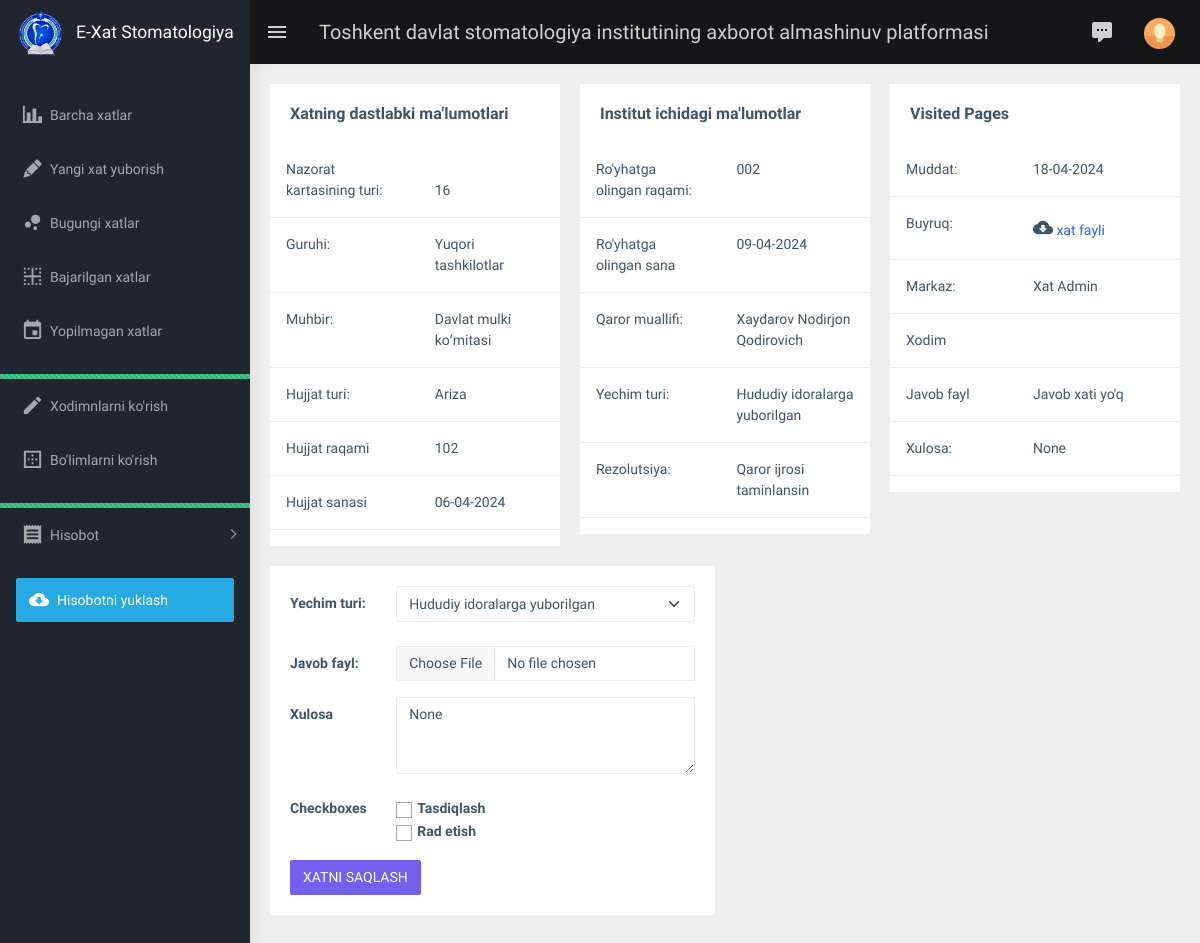
The page /manager-view/3/ (signed in) on the database as committed earlier.
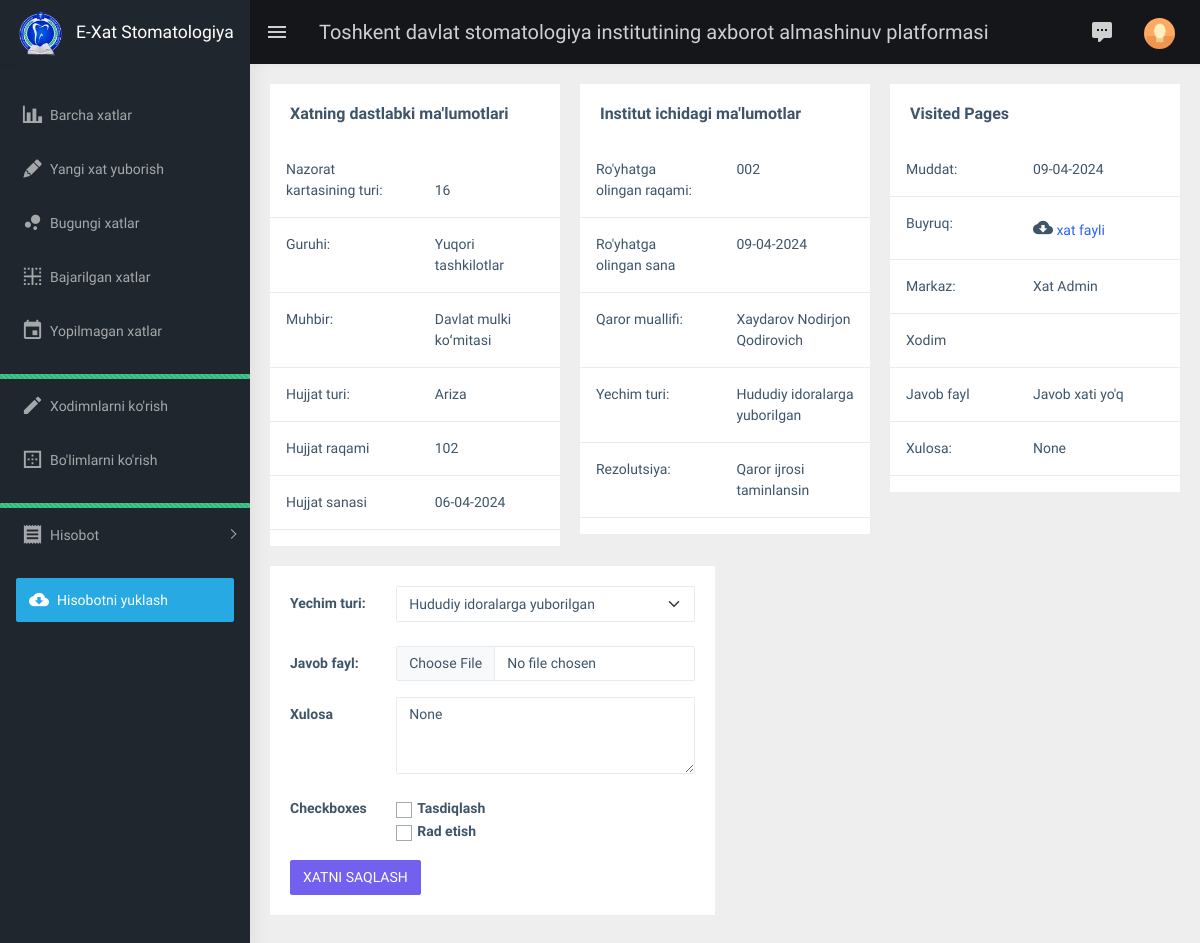
The same page on the database as committed later.
### main/models.py (models this page shows, shortened)
class Manager(models.Model):
    centers = models.ManyToManyField(Center, verbose_name="Markazlar")
    letter = models.ForeignKey(Letter, on_delete=models.SET_NULL, null=True, verbose_name="Xat")
    check_file = models.ForeignKey(CheckFile, on_delete=models.SET_NULL, null=True, verbose_name="So'rov file")
    control_file = models.ForeignKey(ControlFile, on_delete=models.SET_NULL, null=True, blank=True, verbose_name="Javob file")
    lifetime = models.DateField(verbose_name="Muddat")
    control = models.BooleanField(default=False, verbose_name="Tasdiqlash")
    @property
    def time_off(self):
        if not self.control_file and self.lifetime < datetime.now().date():
            return True
        else:
            return False

class Letter(models.Model):
    control_card = models.ForeignKey(ControlCard, on_delete=models.SET_NULL, null=True, verbose_name="Nazorat Kartasi")
    group = models.ForeignKey(Group, on_delete=models.SET_NULL, null=True, verbose_name="Guruh")
    reporter = models.ForeignKey(Reporter, on_delete=models.SET_NULL, null=True, verbose_name="Muxbir")
    document_type = models.ForeignKey(DocumentType, on_delete=models.SET_NULL, null=True, verbose_name="Hujjat turi")
    registration_date = models.DateField(verbose_name="Ro'yhatga olingan sana")
    registration_number = models.CharField(max_length=150, verbose_name="Ro'yhatga olingan raqam")
    document_number = models.CharField(max_length=150, verbose_name="Hujjat raqami")
    document_date = models.DateField(verbose_name="Hujjat sanasi")
    summary = models.TextField(verbose_name="Xulosa", null=True, blank=True)
    control = models.BooleanField(default=False, verbose_name="Boshqaruv")
    resolution = models.TextField(verbose_name="Rezolutsiya", null=True, blank=True)
    auth_resolution = models.ForeignKey(AuthorResolution, on_delete=models.SET_NULL, null=True,
                                        verbose_name="Qaror muallifi")
    type_solution = models.ForeignKey(TypeSolution, on_delete=models.SET_NULL, null=True, verbose_name="Yechim turi")
    create_at = models.DateTimeField(auto_now_add=True, verbose_name="Yaratilgan vaqt")
    update_at = models.DateTimeField(auto_now=True, verbose_name="O'zgartirilgan vaqt")

class ControlCard(models.Model):  # Тип РКК
    name = models.CharField(max_length=256, verbose_name="Nazorat kartasi turi")
    create_at = models.DateTimeField(auto_now_add=True, verbose_name="Yaratilgan vaqt")
    update_at = models.DateTimeField(auto_now=True, verbose_name="O'zgartirilgan vaqt")
    def __str__(self):
        return f"{self.name}"

class Group(models.Model):
    name = models.CharField(max_length=255, verbose_name="Guruhi")
    create_at = models.DateTimeField(auto_now_add=True, verbose_name="Yaratilgan vaqt")
    update_at = models.DateTimeField(auto_now=True, verbose_name="O'zgartirilgan vaqt")
    def __str__(self):
        return f"{self.name}"

class Reporter(models.Model):  # Корреспондент Muhbir
    name = models.CharField(max_length=255, verbose_name="Muhbir")
    create_at = models.DateTimeField(auto_now_add=True, verbose_name="Yaratilgan vaqt")
    update_at = models.DateTimeField(auto_now=True, verbose_name="O'zgartirilgan vaqt")
    def __str__(self):
        return f"{self.name}"

class DocumentType(models.Model):  # Тип документа Hujjat turi
    name = models.CharField(max_length=255, verbose_name="Hujjat turi")
    create_at = models.DateTimeField(auto_now_add=True, verbose_name="Yaratilgan vaqt")
    update_at = models.DateTimeField(auto_now=True, verbose_name="O'zgartirilgan vaqt")
    def __str__(self):
        return f"{self.name}"

class AuthorResolution(models.Model):  # Автор резолюции Qaror muallifi
    name = models.CharField(max_length=255, verbose_name="Qaror muallifi")
    create_at = models.DateTimeField(auto_now_add=True, verbose_name="Yaratilgan vaqt")
    update_at = models.DateTimeField(auto_now=True, verbose_name="O'zgartirilgan vaqt")
    def __str__(self):
        return f"{self.name}"

class TypeSolution(models.Model): # Вид решения Yechim turi
    name = models.CharField(max_length=255, verbose_name="Yechim turi")
    create_at = models.DateTimeField(auto_now_add=True, verbose_name="Yaratilgan vaqt")
    update_at = models.DateTimeField(auto_now=True, verbose_name="O'zgartirilgan vaqt")
    def __str__(self):
        return f"{self.name}"

### main/views.py (the view)
# urls.py: path('manager-view/<int:manager_id>/', views.view_manager, name='manager-view'),
@login_required
def view_manager(request, manager_id):
    if request.method == 'POST':
        if request.user.is_superuser:
            return update_manager(request, manager_id)
    content = content_need(request)
    manager = Manager.objects.get(id=manager_id)
    content['manager'] = manager
    content['type_solutions'] = TypeSolution.objects.all()
    return render(request, 'main/home_update.html', context=content)

### main/models.py (called while the page is built)
    def __str__(self):
        return f"{self.name}"

    def user_is_status(self):
        return self.user.is_superuser

### templates/main/home_update.html (shortened to what the changed rows need)
{% extends 'base.html' %}
{% block content %}
    <div class="page-wrapper">
        <div class="container-fluid">
            <div class="row">
                <div class="col-md-4">
                    <div class="card">
                        <table class="table">
                            <thead>
                            <tr>
                                <th scope="col">Nazorat kartasining turi:</th>
                                <th scope="col">{{ manager.letter.control_card }}</th>
                            </tr>
                            </thead>
                            <tbody>
                            <tr>
                                <td>Guruhi:</td>
                                <td>{{ manager.letter.group }}</td>
                            </tr>
                            <tr>
                                <td>Muhbir:</td>
                                <td>{{ manager.letter.reporter }}</td>
                            </tr>
                            <tr>
                                <td>Hujjat turi:</td>
                                <td>{{ manager.letter.document_type }}</td>
                            </tr>
                            <tr>
                                <td><a href="#" class="link">Hujjat raqami</a></td>
                                <td>{{ manager.letter.document_number }}</td>
                            </tr>
                            <tr>
                                <td><a href="#" class="link">Hujjat sanasi</a></td>
                                <td>{{ manager.letter.document_date|date:'d-m-Y' }}</td>
                            </tr>
                            </tbody>
                        </table>
                    </div>
                </div>
                <div class="col-md-4">
                    <div class="card">
                        <table class="table">
                            <tbody>
                            <tr>
                                <th scope="col">Ro'yhatga olingan raqami:</th>
                                <th scope="col">{{ manager.letter.registration_number }}</th>
                            </tr>
                            <tr>
                                <td><a href="#" class="link">Ro'yhatga olingan sana</a></td>
                                <td>{{ manager.letter.registration_date|date:'d-m-Y' }}</td>
                            </tr>
                            <tr>
                                <td><a href="#" class="link">Qaror muallifi:</a></td>
                                <td>{{ manager.letter.auth_resolution }}</td>
                            </tr>
                            <tr>
                                <td><a href="#" class="link">Yechim turi:</a></td>
                                <td>{{ manager.letter.type_solution }}</td>
                            </tr>
                            <tr>
                                <td><a href="#" class="link">Rezolutsiya:</a></td>
                                <td>{{ manager.letter.resolution }}</td>
                            </tr>
                            </tbody>
                        </table>
                    </div>
                </div>
                <div class="col-md-4">
                    <div class="card">
                        <table class="table">
                            <tbody>
                            <tr>
                                <td><a href="#" class="link">Muddat:</a></td>
                                <td>{{ manager.lifetime|date:'d-m-Y' }}</td>
                            </tr>
                            <tr>
                                <td><a href="#" class="link">Xulosa:</a></td>
                                <td>{{ manager.letter.summary }}</td>
                            </tr>
                            </tbody>
                        </table>
                    </div>
                </div>
            </div>
            <div class="row">
                <div class="col-md-6">
                    <div class="card">
                        <div class="card-body">
                            <form action="" class="form-horizontal" method="post" enctype="multipart/form-data">
                                <div class="form-group row">
                                    <div class="col-md-9">
                                        <label>
                                            <select class="select2 form-select shadow-none"
                                                    style="width: 100%; height: 36px" name="type_solution">
                                                <option value="{{ manager.letter.type_solution }}">
                                                    {{ manager.letter.type_solution }}
                                                </option>
                                            </select>
                                        </label>
                                    </div>
                                </div>
                                <div class="form-group row">
                                    <div class="col-sm-9">
                                        <label>
                                            <textarea class="form-control" name="summary" rows="3"
                                                      cols="50">{{ manager.letter.summary }}</textarea>
                                        </label>
                                    </div>
                                </div>
                            </form>
                        </div>
                    </div>
                </div>
            </div>
        </div>
    </div>
{% endblock %}

Rows that differ between the two databases and show on the page:
changed Manager "Yuqori tashkilotlar": lifetime "18-04-2024" → "09-04-2024"
